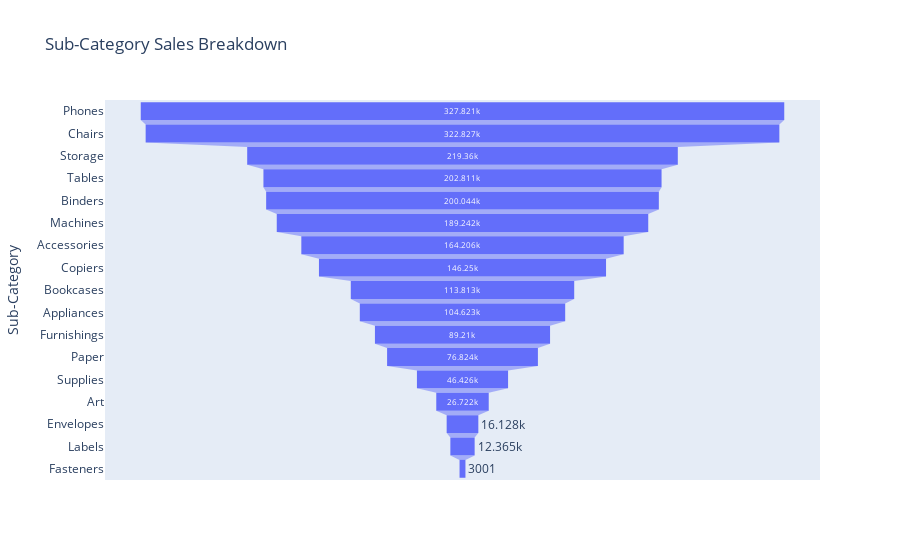

This figure's notebook cell:
### Code cell
fig = px.funnel(cat_sub, x='Total_Sales', y='Sub-Category', title="Sub-Category Sales Breakdown")
fig.show()

### Figure 1 — Plotly figure (JSON) as saved in the notebook; plotly's stock layout.template omitted (floating-point values rounded to 4 significant figures)
{"data": [{"hovertemplate": "Total_Sales=%{x}<br>Sub-Category=%{y}<extra></extra>", "legendgroup": "", "marker": {"color": "#636efa"}, "name": "", "orientation": "h", "showlegend": false, "type": "funnel", "x": [327821, 322827, 219360, 202811, 200044, 189242, 164206, 146250, 113813, 104623, 89210, 76824, 46426, 26722, 16128, 12365, 3001], "xaxis": "x", "y": ["Phones", "Chairs", "Storage", "Tables", "Binders", "Machines", "Accessories", "Copiers", "Bookcases", "Appliances", "Furnishings", "Paper", "Supplies", "Art", "Envelopes", "Labels", "Fasteners"], "yaxis": "y"}], "layout": {"legend": {"tracegroupgap": 0}, "title": {"text": "Sub-Category Sales Breakdown"}, "xaxis": {"anchor": "y", "domain": [0, 1], "title": {"text": "Total_Sales"}}, "yaxis": {"anchor": "x", "domain": [0, 1], "title": {"text": "Sub-Category"}}}}
